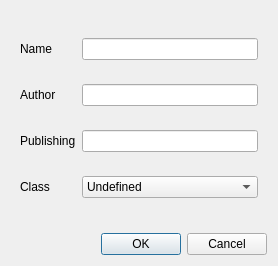
<?xml version="1.0" encoding="UTF-8"?>
<ui version="4.0">
 <class>Dialog</class>
 <widget class="QDialog" name="Dialog">
  <property name="geometry">
   <rect>
    <x>0</x>
    <y>0</y>
    <width>278</width>
    <height>266</height>
   </rect>
  </property>
  <property name="windowTitle">
   <string>Dialog</string>
  </property>
  <layout class="QVBoxLayout" name="verticalLayout">
   <item>
    <widget class="QWidget" name="widget" native="true">
     <layout class="QGridLayout" name="gridLayout">
      <item row="0" column="0">
       <widget class="QLabel" name="label">
        <property name="text">
         <string>Name</string>
        </property>
       </widget>
      </item>
      <item row="0" column="1">
       <widget class="QLineEdit" name="lineEdit_name"/>
      </item>
      <item row="1" column="0">
       <widget class="QLabel" name="label_2">
        <property name="text">
         <string>Author</string>
        </property>
       </widget>
      </item>
      <item row="1" column="1">
       <widget class="QLineEdit" name="lineEdit_author"/>
      </item>
      <item row="2" column="0">
       <widget class="QLabel" name="label_3">
        <property name="text">
         <string>Publishing</string>
        </property>
       </widget>
      </item>
      <item row="2" column="1">
       <widget class="QLineEdit" name="lineEdit_pub"/>
      </item>
      <item row="3" column="0">
       <widget class="QLabel" name="label_4">
        <property name="text">
         <string>Class</string>
        </property>
       </widget>
      </item>
      <item row="3" column="1">
       <widget class="QComboBox" name="comboBox_class">
        <item>
         <property name="text">
          <string>Undefined</string>
         </property>
        </item>
        <item>
         <property name="text">
          <string>Literature</string>
         </property>
        </item>
        <item>
         <property name="text">
          <string>Education</string>
         </property>
        </item>
        <item>
         <property name="text">
          <string>Tool</string>
         </property>
        </item>
        <item>
         <property name="text">
          <string>Cartoon</string>
         </property>
        </item>
        <item>
         <property name="text">
          <string>Others</string>
         </property>
        </item>
       </widget>
      </item>
     </layout>
    </widget>
   </item>
   <item>
    <widget class="QDialogButtonBox" name="buttonBox">
     <property name="orientation">
      <enum>Qt::Horizontal</enum>
     </property>
     <property name="standardButtons">
      <set>QDialogButtonBox::Cancel|QDialogButtonBox::Ok</set>
     </property>
    </widget>
   </item>
  </layout>
 </widget>
 <resources/>
 <connections>
  <connection>
   <sender>buttonBox</sender>
   <signal>accepted()</signal>
   <receiver>Dialog</receiver>
   <slot>accept()</slot>
   <hints>
    <hint type="sourcelabel">
     <x>248</x>
     <y>254</y>
    </hint>
    <hint type="destinationlabel">
     <x>157</x>
     <y>274</y>
    </hint>
   </hints>
  </connection>
  <connection>
   <sender>buttonBox</sender>
   <signal>rejected()</signal>
   <receiver>Dialog</receiver>
   <slot>reject()</slot>
   <hints>
    <hint type="sourcelabel">
     <x>316</x>
     <y>260</y>
    </hint>
    <hint type="destinationlabel">
     <x>286</x>
     <y>274</y>
    </hint>
   </hints>
  </connection>
 </connections>
</ui>
